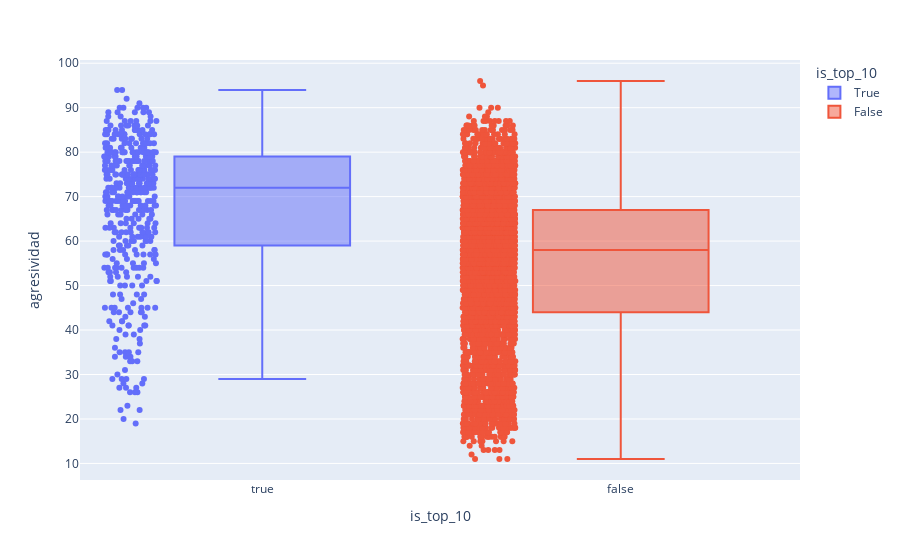

Notebook cell for this chart:
### Markdown cell above
### question 2.1 - Agresividad

### Code cell
# TODO: boxplot de la agresividad de jugadores top vs no top

px.box(
    data_frame= fp_mod,
    x = 'is_top_10',
    y = 'agresividad',
    color = 'is_top_10',
    points = 'all',
)

### Figure 1 — Plotly figure (JSON) as saved in the notebook; plotly's stock layout.template omitted (floating-point values rounded to 4 significant figures; data arrays with more than 128 entries replaced by an {"elided": "..."} marker saying what was removed)
{"data": [{"alignmentgroup": "True", "boxpoints": "all", "hovertemplate": "is_top_10=%{x}<br>agresividad=%{y}<extra></extra>", "legendgroup": "True", "marker": {"color": "#636efa"}, "name": "True", "notched": false, "offsetgroup": "True", "orientation": "v", "showlegend": true, "type": "box", "x": {"elided": "463 bool values"}, "x0": " ", "xaxis": "x", "y": {"elided": "463 int values"}, "y0": " ", "yaxis": "y"}, {"alignmentgroup": "True", "boxpoints": "all", "hovertemplate": "is_top_10=%{x}<br>agresividad=%{y}<extra></extra>", "legendgroup": "False", "marker": {"color": "#EF553B"}, "name": "False", "notched": false, "offsetgroup": "False", "orientation": "v", "showlegend": true, "type": "box", "x": {"elided": "4051 bool values"}, "x0": " ", "xaxis": "x", "y": {"elided": "4051 int values"}, "y0": " ", "yaxis": "y"}], "layout": {"boxmode": "overlay", "legend": {"title": {"text": "is_top_10"}, "tracegroupgap": 0}, "margin": {"t": 60}, "xaxis": {"anchor": "y", "categoryarray": [true, false], "categoryorder": "array", "domain": [0, 1], "title": {"text": "is_top_10"}}, "yaxis": {"anchor": "x", "domain": [0, 1], "title": {"text": "agresividad"}}}}
